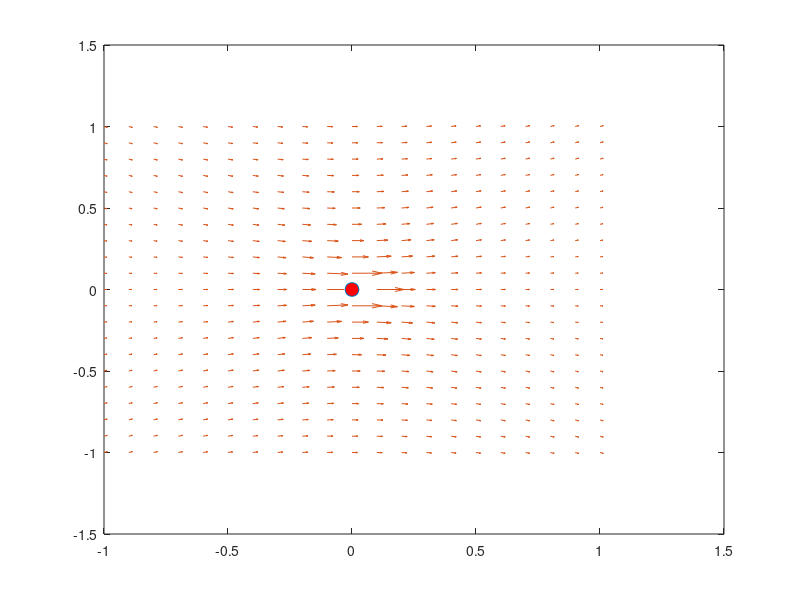

Source code (MATLAB): (Note: this script raises an error after producing the figure.)
% Program showing streamlines past a Stokeslet
%
% Anup Kanale, Nov 25, 2016
%-------------------------------------------------
clc; clear all;
close all;

eta = 1;
eps = 0.01;

rx = linspace(-1,1,21);
ry = linspace(-1,1,21);
F = [1; 0];
for ii=1:length(rx)
    for jj=1:length(ry)
        r = [rx(ii); ry(jj)];
        if norm(r)==0
            r=[eps; eps]; % this is done to avoid the singularity at (0,0)
            continue;
        end;
        rDotF = r(1)*F(1) + r(2)*F(2);
        u(ii,jj) = 1/(8*pi*eta*norm(r)) *(F(1) + rDotF*r(1)/norm(r));
        v(ii,jj) = 1/(8*pi*eta*norm(r)) *(F(2) + rDotF*r(2)/norm(r));
    end;
end;

%Plot streamlines
scale=1000;
set(figure, 'Position', [400, 100, 500, 400]);
plot(rx(11), ry(11), 'o', 'MarkerSize', 10, 'MarkerFaceColor', 'red');
hold on;
q = quiver(rx,ry,u*scale,v*scale);
q.Color = 'blue';
q.LineWidth = 2;

title('Streamlines for slow past a Stokeslet');
axis equal

domain = -1:0.1:1;
[rx,ry] = meshgrid(domain,domain);
starty = -1:0.4:1;
startx=-1*ones(size(starty));
h = streamline(rx,ry,u,v,startx,starty);
set(h, 'LineWidth', 2, 'Color', 'red');
